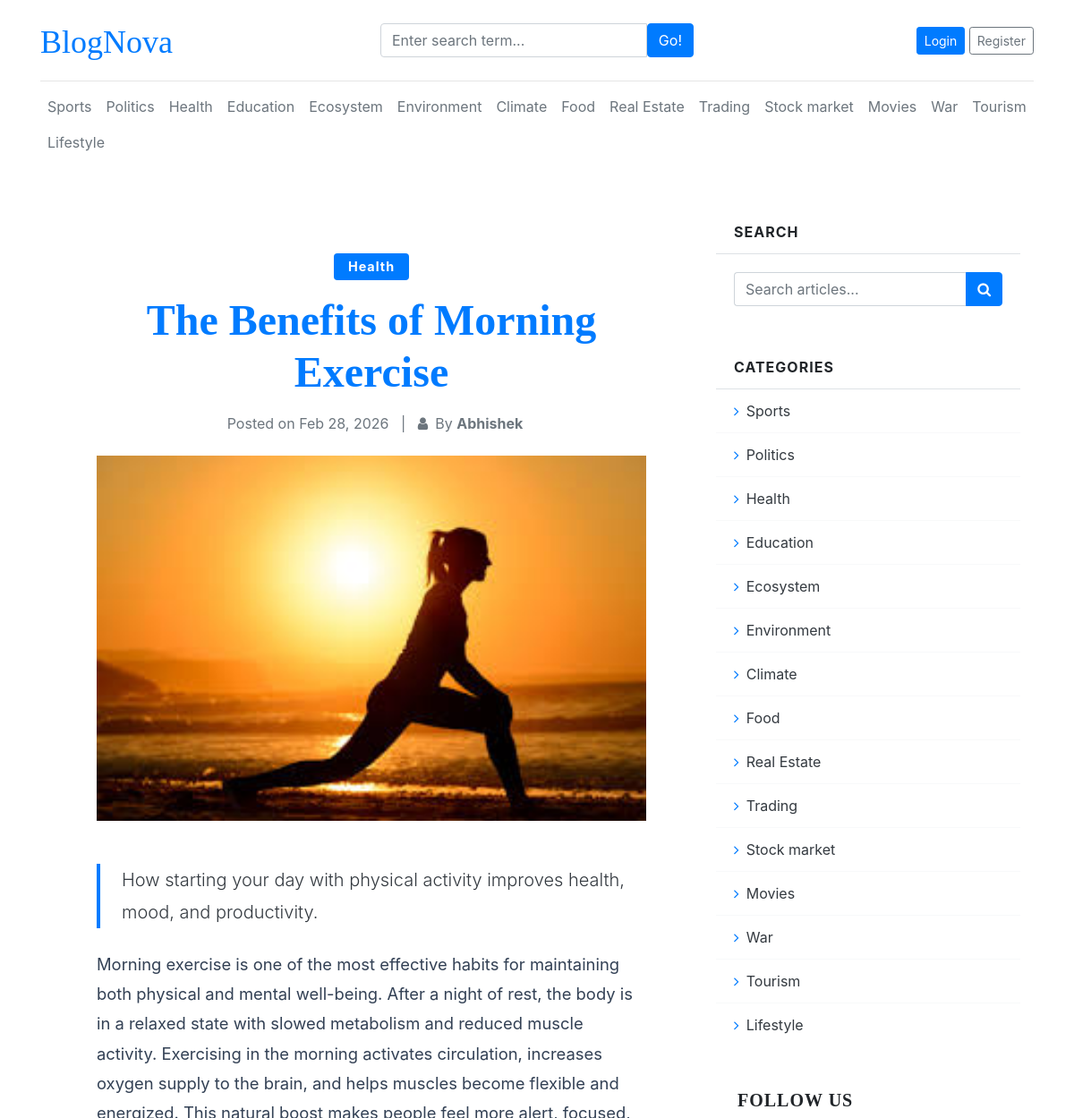
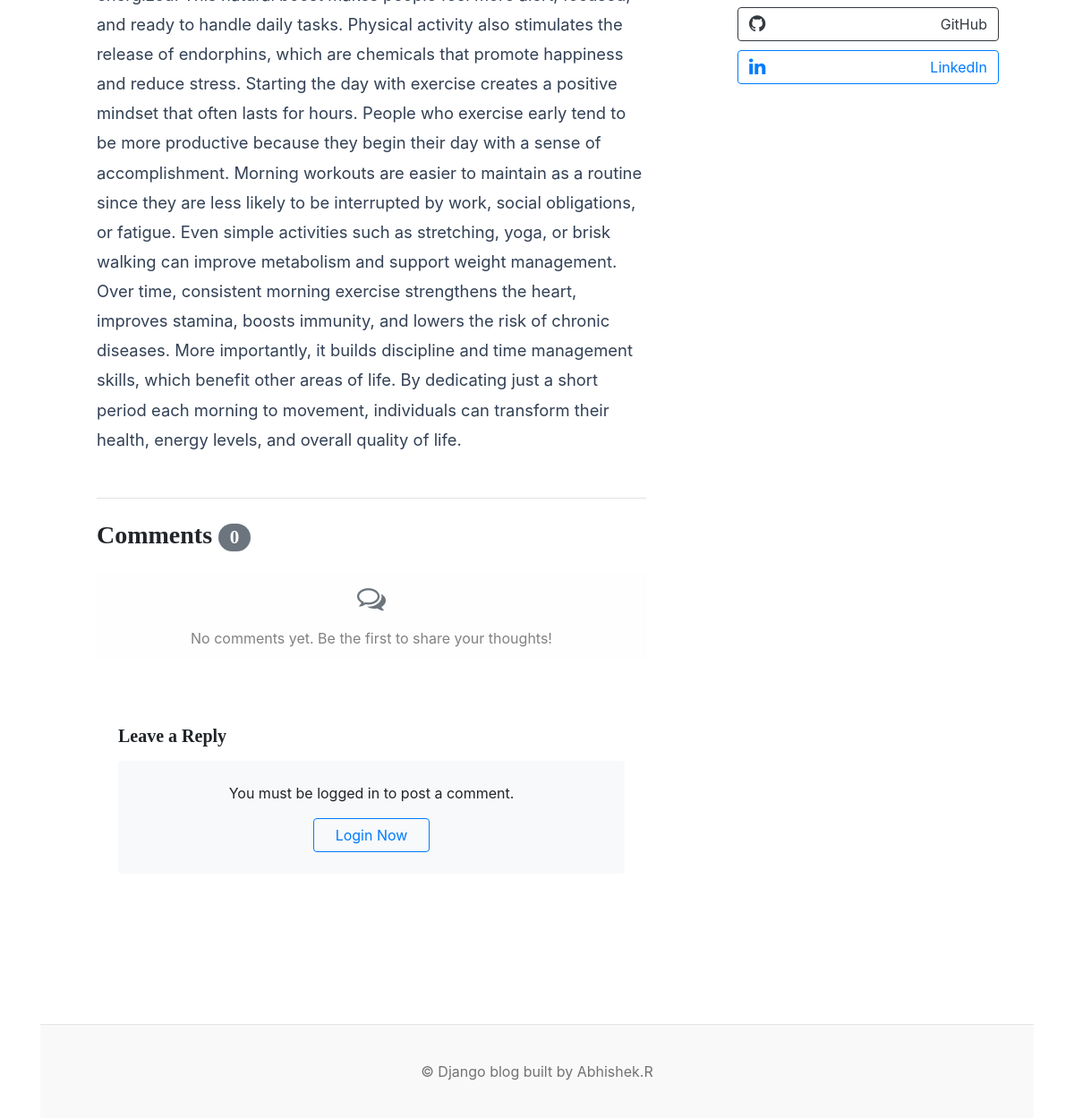
The page /blogs/the-benefits-of-morning-exercise-1/ on the database its author committed (2 pictures, top to bottom).
### blogs/models.py (models this page shows, shortened)
class Category(models.Model):
    category_name = models.CharField(max_length=50,unique=True)
    created_at = models.DateTimeField(auto_now_add=True)
    updated_at = models.DateTimeField(auto_now=True)
    class Meta:
        verbose_name_plural = "categories"

class Blog(models.Model):
    title = models.CharField(max_length=100)
    slug = models.SlugField(max_length=150,unique=True,blank=True)
    category = models.ForeignKey(Category,on_delete=models.CASCADE)
    author = models.ForeignKey(User,on_delete=models.CASCADE)
    featured_image = models.ImageField(upload_to='uploads/%Y/%m/%d/')
    short_description = models.TextField(max_length=500)
    blog_body = models.TextField(max_length=2000)
    status = models.CharField(max_length=20,choices=STATUS_CHOICES,default="Draft")
    is_featured = models.BooleanField(default=False)
    created_at = models.DateTimeField(auto_now_add=True)
    updated_at = models.DateTimeField(auto_now_add=True)

### blogs/views.py (the view, shortened to what this page needs)
# urls.py: path('blogs/<slug:slug>/',BlogsView.blogs,name='blogs'),
def blogs(request,slug):
    single_blog = get_object_or_404(Blog,slug=slug,status = 'Publish')
    comments = Comment.objects.filter(blog = single_blog)
    comment_count = comments.count()
    context = {
        'single_blog' : single_blog,
        'comments' : comments,
        'comment_count' : comment_count,
    }
    return render(request,'blogs.html',context)

### blogs/context_processors.py (called while the page is built)
def get_categories(request):
    categories = Category.objects.all()
    return dict(categories = categories)

### blog_main/templates/blogs.html (shortened to what this page needs)
{% extends 'base.html' %}
{% block content %}
<div class="container mt-5 mb-5">
    <div class="row">
        <div class="col-lg-8" data-aos="fade-up">
            <article class="glass-card p-4 p-md-5 mb-5 shadow-sm">
                <header class="mb-4 text-center">
                    <a class="badge badge-primary text-decoration-none px-3 py-2 mb-3 rounded-pill" href="{% url 'posts_by_category' single_blog.category.id %}" style="font-size: 0.9rem; letter-spacing: 1px;">{{single_blog.category.category_name}}</a>
                    <h1 class="fw-bolder mb-3 display-4 font-weight-bold" style="color: var(--primary);">{{single_blog.title}}</h1>
                    <div class="text-muted fst-italic mb-2">
                        Posted on {{single_blog.created_at|date:"M d, Y"}} &nbsp; | &nbsp;
                        <i class="fa fa-user mr-2"></i>By <strong>{{single_blog.author}}</strong>
                    </div>
                </header>
                <figure class="mb-5 overflow-hidden rounded shadow-sm" style="max-height: 500px;">
                    <img class="img-fluid w-100" src="{{single_blog.featured_image.url}}" alt="{{single_blog.title}}" style="object-fit: cover; transition: transform 0.5s ease;" onmouseover="this.style.transform='scale(1.05)'" onmouseout="this.style.transform='scale(1)'"/>
                </figure>
                <section class="mb-5 article-content" style="font-size: 1.15rem; line-height: 1.8; color: #334155;">
                    <p class="fs-5 mb-4 lead text-dark border-left pl-4" style="border-color: var(--primary) !important; border-width: 4px !important;">{{single_blog.short_description}}</p>
                    <div class="mt-4">
                        {{single_blog.blog_body|safe}}
                    </div>
                </section>
                <section class="mt-5 pt-4 border-top">
                    <h3 class="font-weight-bold mb-4">Comments <span class="badge badge-secondary badge-pill">{{comment_count}}</span></h3>
                    {% if comments %}
                        <div class="comments-list">
                        {% for comment in comments %}
                            <div class="card bg-light border-0 mb-3 animate__animated animate__fadeInUp" style="border-radius: 12px; animation-delay: {{ forloop.counter0 }}00ms;">
                                <div class="card-body">
                                    <div class="d-flex justify-content-between align-items-center mb-2">
                                        <h6 class="font-weight-bold mb-0 text-primary">{{comment.user}}</h6>
                                        <small class="text-muted"><i class="fa fa-clock-o mr-1"></i>{{comment.created_at|timesince}} ago</small>
                                    </div>
                                    <p class="card-text mb-0 text-dark">{{comment}}</p>
                                </div>
                            </div>
                        {% endfor %}
                        </div>
                    {% else %}
                        <div class="alert alert-light text-center" role="alert">
                            <i class="fa fa-comments-o fa-2x mb-3 text-muted d-block"></i>
                            No comments yet. Be the first to share your thoughts!
                        </div>
                    {% endif %}
                    <div class="mt-5 glass-card p-4">
                        <h5 class="font-weight-bold mb-3">Leave a Reply</h5>
                        {% if user.is_authenticated %}
                            <form action="" method="post">
                                {% csrf_token %}
                                <div class="form-group">
                                    <textarea name="comment" class="form-control" rows="4" placeholder="Write your comment here..." required style="resize: none;"></textarea>
                                </div>
                                <button type="submit" class="btn btn-primary px-4 py-2 mt-2"><i class="fa fa-paper-plane mr-2"></i>Post Comment</button>
                            </form>
                        {% else %}
                            <div class="text-center p-4 bg-light rounded">
                                <p class="mb-3">You must be logged in to post a comment.</p>
                                <a href="{% url 'login' %}" class="btn btn-outline-primary px-4">Login Now</a>
                            </div>
                        {% endif %}
                    </div>
                </section>
            </article>
        </div>
        <div class="col-lg-4" data-aos="fade-left" data-aos-delay="200">
            <div class="glass-card mb-4 overflow-hidden">
                <div class="card-header bg-transparent border-bottom font-weight-bold text-uppercase" style="letter-spacing: 1px;">Search</div>
                <div class="card-body">
                    <form action="{% url 'search' %}" method="get">
                        <div class="input-group">
                            <input class="form-control border-right-0" type="text" name="keyword" placeholder="Search articles..." aria-label="Search articles..." />
                            <div class="input-group-append">
                                <button class="btn btn-primary" type="submit"><i class="fa fa-search"></i></button>
                            </div>
                        </div>
                    </form>
                </div>
            </div>
            <div class="glass-card mb-4 overflow-hidden">
                <div class="card-header bg-transparent border-bottom font-weight-bold text-uppercase" style="letter-spacing: 1px;">Categories</div>
                <div class="card-body p-0">
                    <ul class="list-group list-group-flush">
                        {% for cat in categories %}
                        <li class="list-group-item bg-transparent border-light d-flex justify-content-between align-items-center">
                            <a href="{% url 'posts_by_category' cat.id %}" class="text-decoration-none text-dark hover-primary" style="transition: color 0.3s;"><i class="fa fa-angle-right text-primary mr-2"></i>{{cat.category_name}}</a>
                        </li>
                        {% endfor %}
                    </ul>
                </div>
            </div>
            <div class="glass-card p-4">
                <h5 class="font-weight-bold mb-3 text-uppercase" style="letter-spacing: 1px;">Follow Us</h5>
                <div class="d-flex flex-column gap-2" style="gap: 10px;">
                    <a href="https://github.com/Abhishek-R3914" class="btn btn-outline-dark w-100 text-left d-flex justify-content-between align-items-center" target="_blank"><i class="fa fa-github fa-lg"></i> GitHub</a>
                    <a href="https://www.linkedin.com/in/-abhishek-r-" class="btn btn-outline-primary w-100 text-left d-flex justify-content-between align-items-center" target="_blank"><i class="fa fa-linkedin fa-lg"></i> LinkedIn</a>
                </div>
            </div>
        </div>
    </div>
</div>
{% endblock %}

### blog_main/templates/base.html (shortened to what this page needs)
{% load static %}
<!DOCTYPE html>
<html lang="en">
<head>
    <link rel="stylesheet" href="https://cdnjs.cloudflare.com/ajax/libs/animate.css/4.1.1/animate.min.css"/>
    <link href="https://unpkg.com/aos@2.3.1/dist/aos.css" rel="stylesheet">
    <link href="https://getbootstrap.com/docs/4.0/dist/css/bootstrap.min.css" rel="stylesheet">
    <link rel="stylesheet" href="https://cdnjs.cloudflare.com/ajax/libs/font-awesome/4.7.0/css/font-awesome.min.css">
    <link href="{% static 'css/blog.css' %}" rel="stylesheet">
  </head>
<body>
    <div class="container">
      <header class="blog-header py-3 animate__animated animate__fadeInDown">
        <div class="row flex-nowrap justify-content-between align-items-center">
          <div class="col-4 pt-1">
            <a class="blog-header-logo" href="/">BlogNova</a>
          </div>
          <div class="col-4">
            <form action="{% url 'search' %}" method="get">
              <div class="input-group">
                        <input class="form-control" type="text" name="keyword" value="{{keyword}}" placeholder="Enter search term..." aria-label="Enter search term..." aria-describedby="button-search" />
                        <button type="submit" class="btn btn-primary" id="button-search" type="button">Go!</button>
              </div>
            </form>
          </div>
          <div class="col-4 d-flex justify-content-end align-items-center">
            {% if not user.is_authenticated %}
            <a class="btn btn-sm btn-primary" href="{% url 'login' %}">Login</a> &nbsp;
            <a class="btn btn-sm btn-outline-secondary" href="{% url 'register' %}">Register</a>
            {% else %}
            <span><a href="{% url 'dashboard' %}" class="btn btn-sm btn-outline-primary">Dashboard</a></span>
            &emsp;
            <a class="btn btn-sm btn-primary" href="{% url 'logout' %}">Logout</a>
            {% endif %}
          </div>
        </div>
      </header>
      <div class="nav-scroller py-2 mb-4 animate__animated animate__fadeInDown animate__delay-1s">
        <nav class="nav d-flex justify-content-between">
          {%for cat in categories%}
          <a class="p-2 text-muted nav-link" href="{% url 'posts_by_category' cat.id %}">{{cat.category_name}}</a>
          {%endfor%}
        </nav>
      </div>
{%block content%}
{%endblock%}
      <footer class="blog-footer" data-aos="fade-up">
        <p>&copy; Django blog built by Abhishek.R</p>
      </footer>
    </div>
</body>
</html>

### blog_main/static/css/blog.css (style rules this page uses)
.blog-header { border-bottom: 1px solid #e5e5e5; }
.blog-header-logo { font-family: "Playfair Display", Georgia, "Times New Roman", serif; font-size: 2.25rem; }
h1, h2, h3, h4, h5, h6 { font-family: "Playfair Display", Georgia, "Times New Roman", serif; }
.display-4 { font-size: 2.5rem; }
@media (min-width: 768px) { .display-4 { font-size: 3rem; } }
.blog-footer { padding: 2.5rem 0; color: #727272; text-align: center; background-color: #f9f9f9; border-top: .05rem solid #e5e5e5; }
.blog-footer p:last-child { margin-bottom: 0; }

### rows shown on the page
Category: category_name "Sports"
Category: category_name "Politics"
Category: category_name "Health"
Category: category_name "Education"
Category: category_name "Ecosystem"
Category: category_name "Environment"
Category: category_name "Climate"
Category: category_name "Food"
Category: category_name "Real Estate"
Category: category_name "Trading"
Category: category_name "Stock market"
Category: category_name "Movies"
Category: category_name "War"
Category: category_name "Tourism"
Category: category_name "Lifestyle"
Blog: category.category_name "Health", title "The Benefits of Morning Exercise", created_at "Feb 28, 2026", author "Abhishek", featured_image (picture), short_description "How starting your day with physical activity improves health, mood, and productivity.", blog_body "Morning exercise is one of the most effective habits for maintaining both physical and mental well-being. After a night of rest, the body is in a relaxed state with slowed metabolism and reduced muscle activity. Exercising in the morning activates circulation, increases oxygen supply to the brain, and helps muscles become flexible and energized. This natural boost makes people feel more alert, focused, and ready to handle daily tasks. Physical activity also stimulates the release of endorphins, which are chemicals that promote happiness and reduce stress. Starting the day with exercise creates a positive mindset that often lasts for hours. People who exercise early tend to be more…"

### other values the page prints
{{ comment_count }} "0"
